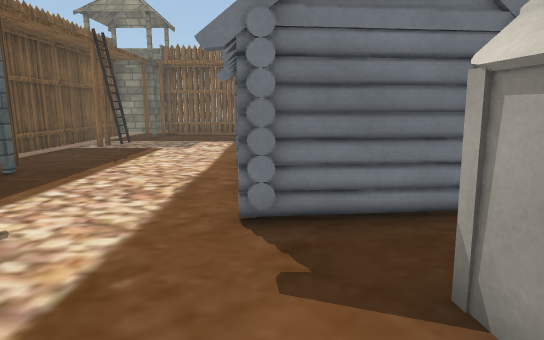
view 1 (above)

21 first-person views from a walk through a 3-D level made in the Unity game engine. The camera is 1.5 m above the floor, tilts 10° down and sees 75° across. Doors are open. The floor is counted in squares, 1 m on a side. Each view is taken from the middle of a square. On the plan, view 1 faces up. The plan holds only what a view shows up to about 16 squares ahead; the rest is blank. The place goes on beyond the plan. Some surface patterns are stand-ins.

view 2
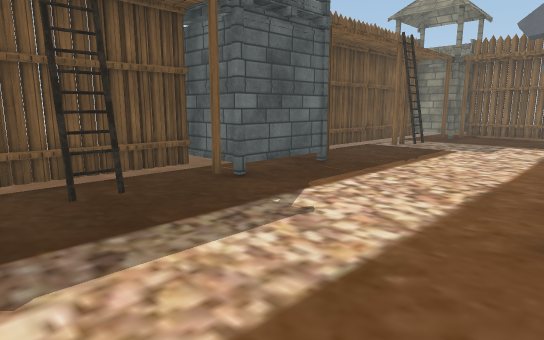

view 3
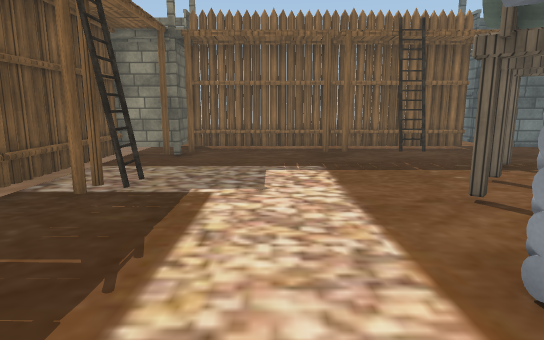

view 4
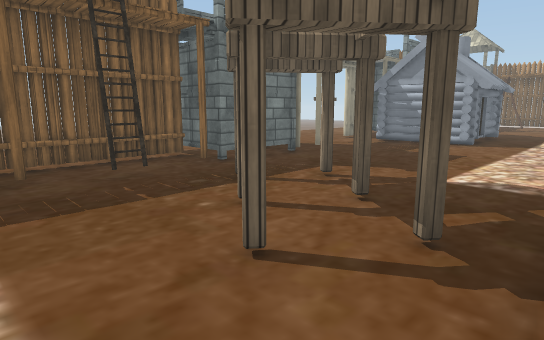

view 5
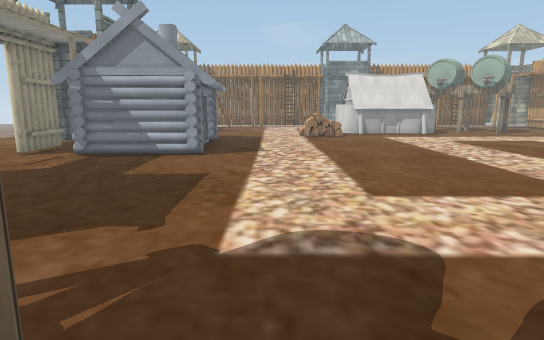

view 6
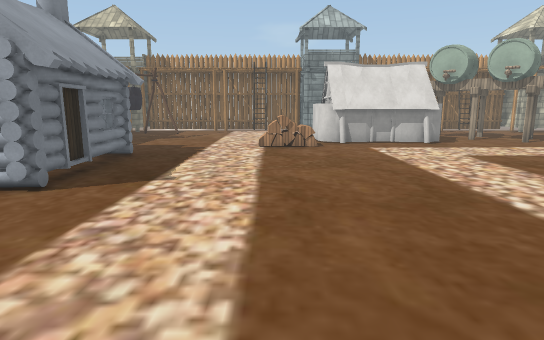

view 7
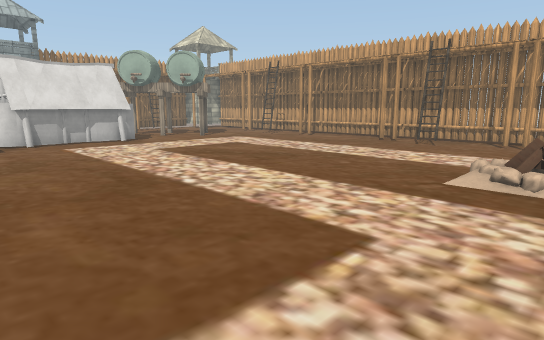

view 8
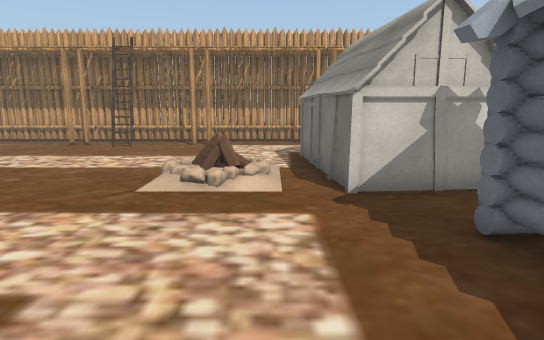

view 9
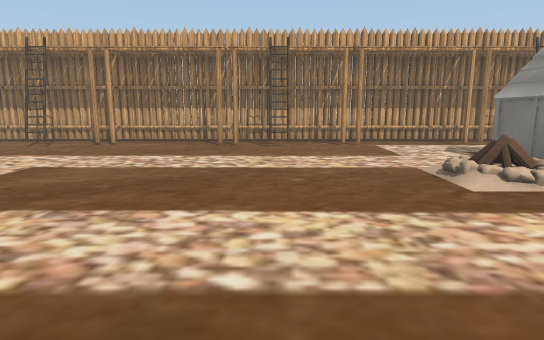

view 10
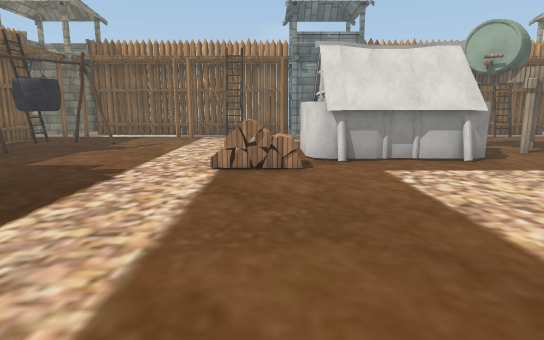

view 11
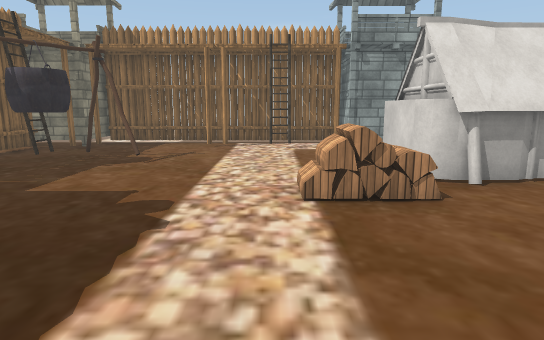

view 12
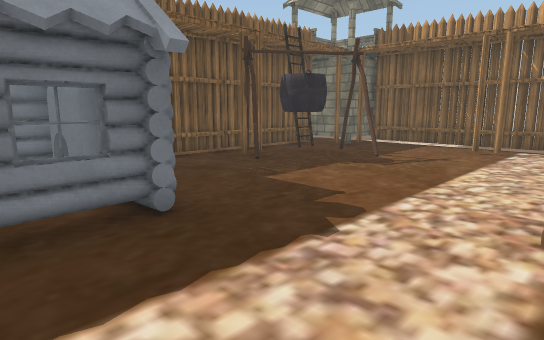

view 13
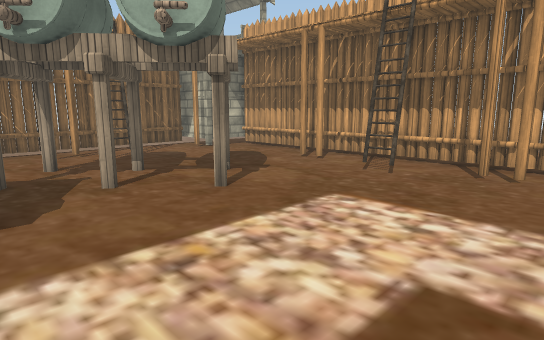

view 14
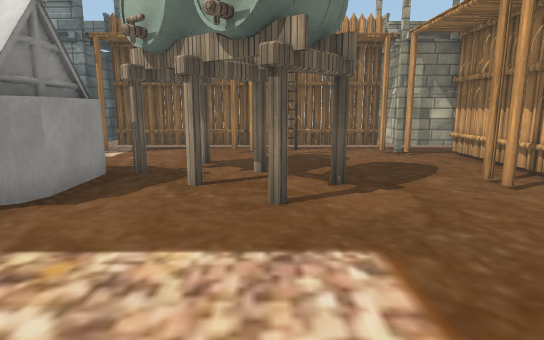

view 15
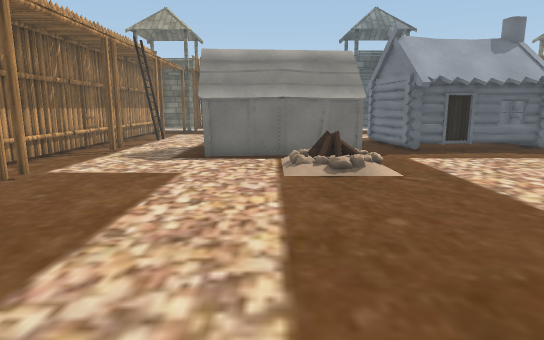

view 16
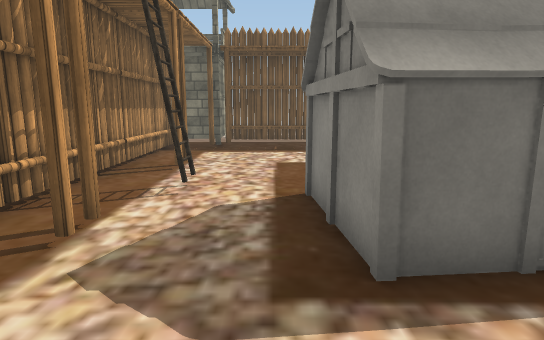

view 17
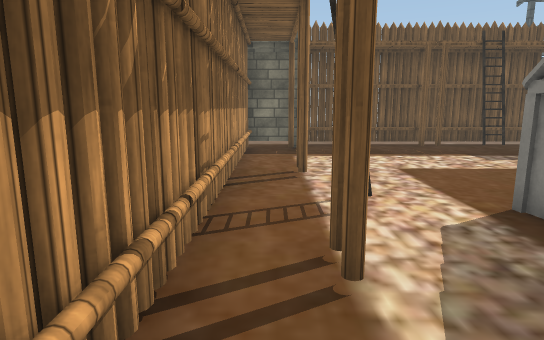

view 18
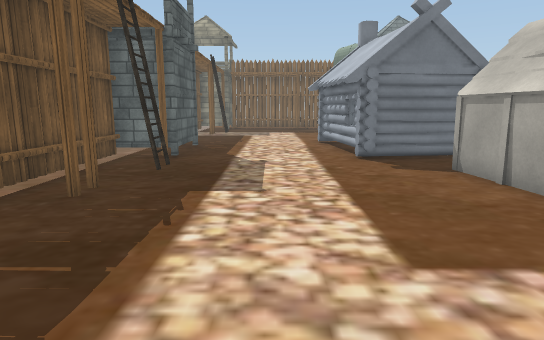

view 19
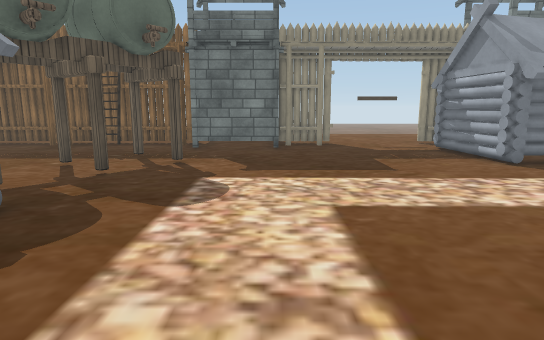

view 20
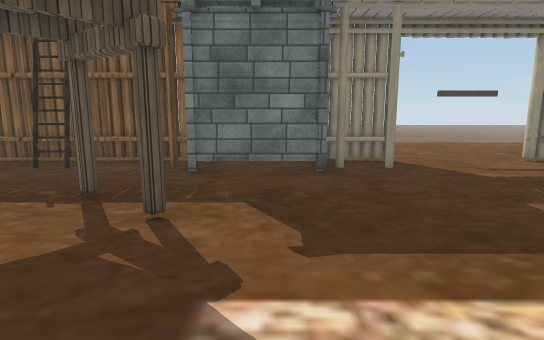

view 21
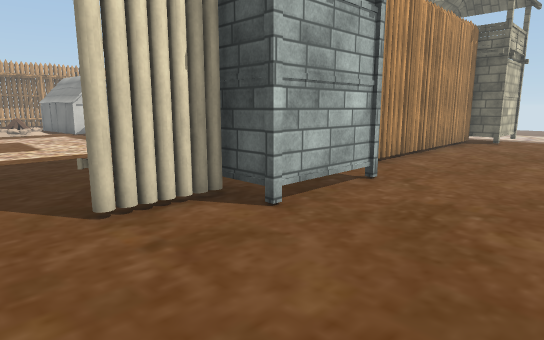

### Floor plan
Key: @ floor where view 1 was taken; # wall or solid block; x gap in a wall; . main floor; : floor 0.25 m higher than the main floor; + floor 0.5 m higher than the main floor; / step, stairs or slope; D open door; v drop or lower ground; L ladder; T tower; O other object.
Columns run from 9 left of view 1 to 32 right of it. Each row starts with its distance up from view 1.
 25                ...  ......
 24          .......... ......
 23    .......................
 22   ........................
 21 TTTT.........TTTT.......TTTT    ..    TTTT
 20 T .###########..T##DDDD##. T   #######T. T
 19   .T.........T..T........  T  ...x....T. T
 18  #TT....#.L..TTTT.#...O TTTT ...OOL...T#TT
 17  #....................O    O ..O.OOO...#
 16  #..........O.........OO:  O ....OOO...#v
 15  #...........O........OOOOOOO.....O....#v
 14  #.........O...........O...............#
 13  #.L.....O..O..........................#
 12  #.....................................#
 11  #.........O.........................L.#
 10   ......OOOOO.................O......L.#
  9   ......OOOOO.................OO     ..#
  8    T....OO::O.................O OOO   TTTT
  7 T .T.....O::O..................O# O   T  T
  6 T .T.....O::O..................O      T  T
  5 T#TT.....OOOO..................O      T#TT
  4  #.......O.....................O    ...#
  3  #..........OOO./..............OOOO....#
  2  #.L.......O  O/O+................O....#
  1  #.........O  O/O:...............O..O..#
  0  #.#.....@.O  O..................O.....#
 -1  #.........   O................OO.O..L.#
 -2  #.........OOOO..................O...L.#
 -3  #.....................................#
 -4  #.....................................#
 -5 T#TT....#.LL.#....#.LL.#....#.L..#....T#TT
 -6  v.T..................................T. T
 -7   .###################################T. T
 -8                   ...       .....     TT T

Where each view was taken, in squares from view 1:
view 1: 0 up, 0 right, facing up
view 2: 0 up, 0 right, facing up-left
view 3: 7 up, 3 left, facing up
view 4: 10 up, 2 left, facing up-right
view 5: 12 up, 2 right, facing right
view 6: 10 up, 7 right, facing right
view 7: 10 up, 6 right, facing down-right
view 8: 9 up, 6 right, facing down
view 9: 9 up, 12 right, facing down
view 10: 9 up, 12 right, facing right
view 11: 11 up, 15 right, facing right
view 12: 10 up, 16 right, facing up-right
view 13: 3 up, 17 right, facing down-right
view 14: 1 down, 17 right, facing right
view 15: 0 up, 16 right, facing left
view 16: 3 down, 8 right, facing left
view 17: 6 down, 7 right, facing left
view 18: 6 down, 3 left, facing up
view 19: 5 up, 7 right, facing up
view 20: 10 up, 6 right, facing up
view 21: 25 up, 11 right, facing down-left
